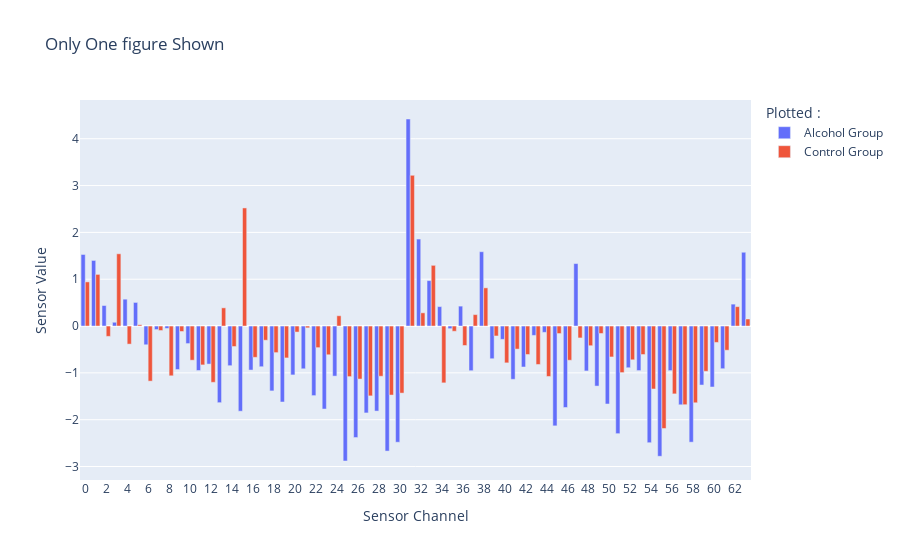

Notebook code cell kept with this figure:
### Code cell
B=[]
for i in range(0, 64):
    B.append(str(i))

fig = go.Figure()
fig.add_trace(go.Bar(x=B, y=x1, name="Alcohol Group"))
fig.add_trace(go.Bar(x=B, y=x2, name="Control Group"))

fig.update_layout(barmode='group',
                    title="Only One figure Shown",
                    xaxis_title="Sensor Channel",
                    yaxis_title="Sensor Value",
                    legend_title="Plotted :",)
fig.show()

### Figure 1 — Plotly figure (JSON) as saved in the notebook; plotly's stock layout.template omitted (floating-point values rounded to 4 significant figures)
{"data": [{"name": "Alcohol Group", "type": "bar", "x": ["0", "1", "2", "3", "4", "5", "6", "7", "8", "9", "10", "11", "12", "13", "14", "15", "16", "17", "18", "19", "20", "21", "22", "23", "24", "25", "26", "27", "28", "29", "30", "31", "32", "33", "34", "35", "36", "37", "38", "39", "40", "41", "42", "43", "44", "45", "46", "47", "48", "49", "50", "51", "52", "53", "54", "55", "56", "57", "58", "59", "60", "61", "62", "63"], "y": [1.528, 1.401, 0.4384, 0.08061, 0.5735, 0.5039, -0.4003, -0.07561, -0.05162, -0.929, -0.3743, -0.95, -0.8127, -1.636, -0.8468, -1.819, -0.9401, -0.8689, -1.385, -1.622, -1.044, -0.913, -1.486, -1.773, -1.069, -2.882, -2.381, -1.856, -1.816, -2.67, -2.481, 4.421, 1.858, 0.9706, 0.4149, -0.05594, 0.4255, -0.9537, 1.587, -0.6983, -0.285, -1.138, -0.8745, -0.2001, -0.1351, -2.132, -1.74, 1.334, -0.9591, -1.282, -1.665, -2.298, -0.8906, -0.9515, -2.491, -2.782, -0.952, -1.682, -2.48, -1.26, -1.302, -0.9113, 0.4683, 1.576]}, {"name": "Control Group", "type": "bar", "x": ["0", "1", "2", "3", "4", "5", "6", "7", "8", "9", "10", "11", "12", "13", "14", "15", "16", "17", "18", "19", "20", "21", "22", "23", "24", "25", "26", "27", "28", "29", "30", "31", "32", "33", "34", "35", "36", "37", "38", "39", "40", "41", "42", "43", "44", "45", "46", "47", "48", "49", "50", "51", "52", "53", "54", "55", "56", "57", "58", "59", "60", "61", "62", "63"], "y": [0.9428, 1.103, -0.2209, 1.543, -0.3859, 0.02749, -1.177, -0.09593, -1.063, -0.1163, -0.7294, -0.8301, -1.202, 0.3885, -0.4376, 2.522, -0.6685, -0.3032, -0.5674, -0.6811, -0.1288, -0.0385, -0.4614, -0.6133, 0.2198, -1.08, -1.132, -1.492, -1.073, -1.474, -1.432, 3.218, 0.2824, 1.296, -1.213, -0.1115, -0.4156, 0.244, 0.8155, -0.2121, -0.7865, -0.4922, -0.6081, -0.8209, -1.077, -0.1604, -0.7305, -0.2542, -0.4204, -0.159, -0.6602, -0.9938, -0.7211, -0.6083, -1.344, -2.188, -1.449, -1.68, -1.639, -0.9664, -0.3502, -0.5167, 0.4139, 0.1502]}], "layout": {"barmode": "group", "legend": {"title": {"text": "Plotted :"}}, "title": {"text": "Only One figure Shown"}, "xaxis": {"title": {"text": "Sensor Channel"}}, "yaxis": {"title": {"text": "Sensor Value"}}}}
